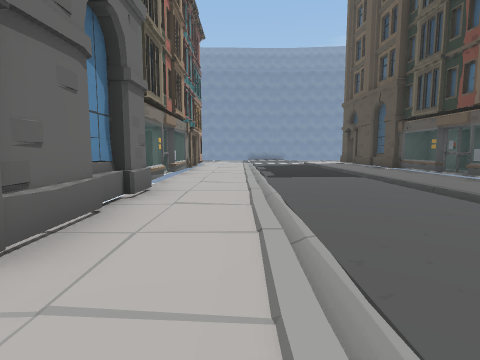
View 1 (above)

24 first-person views from a walk through a scene from a Unity 3-D project. The camera is 1.4 m above the floor, tilts 6° down and sees 80° across. The floor is counted in squares, 2 m on a side. Each view is taken from the middle of a square. On the plan, view 1 faces up. The plan holds only what a view shows up to about 10 squares ahead; the rest is blank. The place goes on beyond the plan. The player character is not drawn. Some surface patterns are stand-ins.

View 2
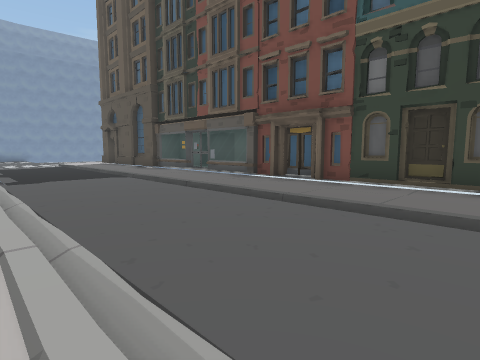

View 3
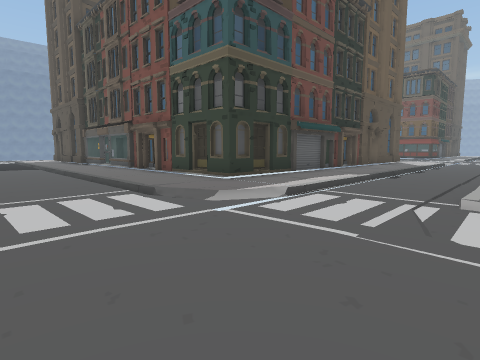

View 4
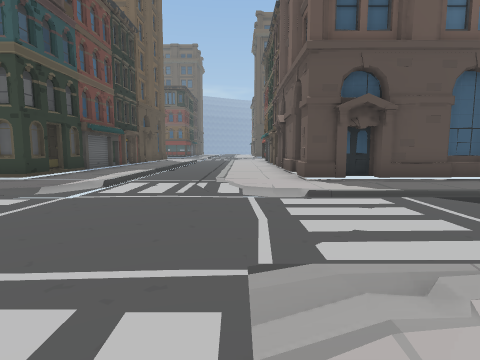

View 5
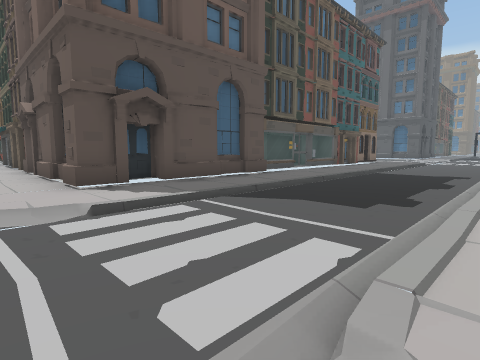

View 6
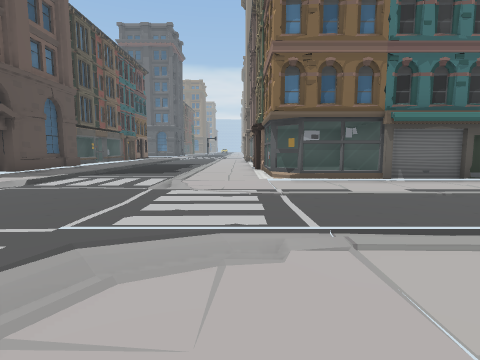

View 7
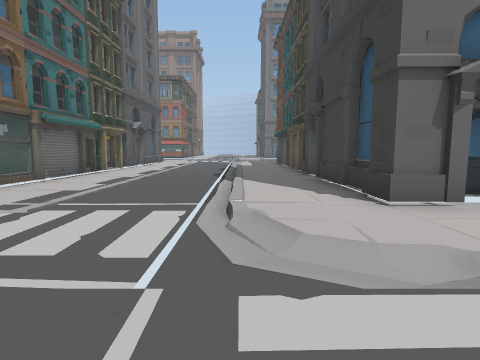

View 8
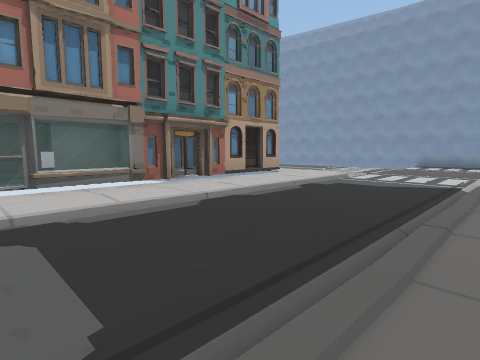

View 9
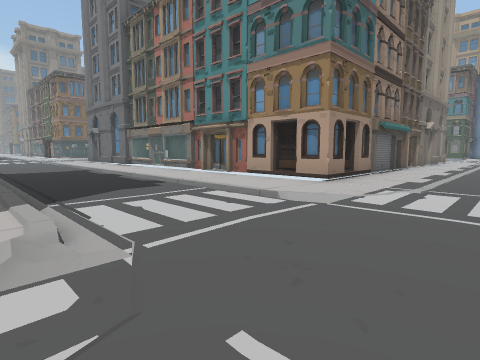

View 10
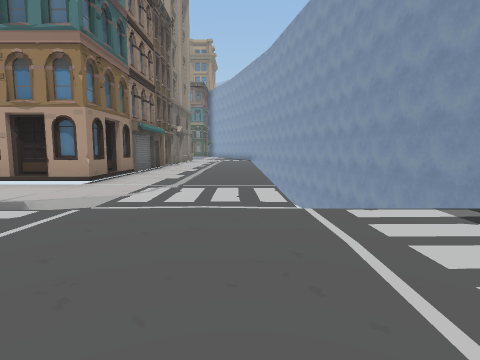

View 11
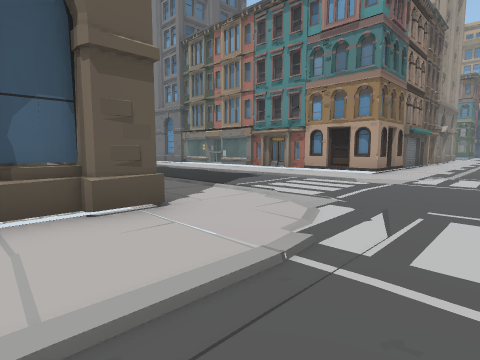

View 12
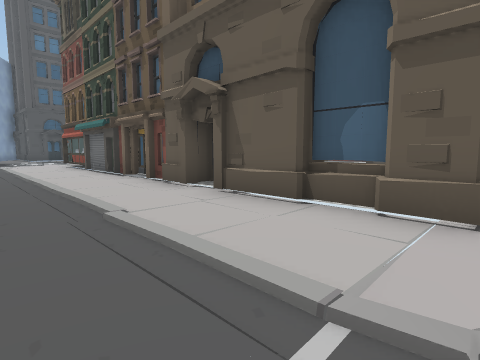

View 13
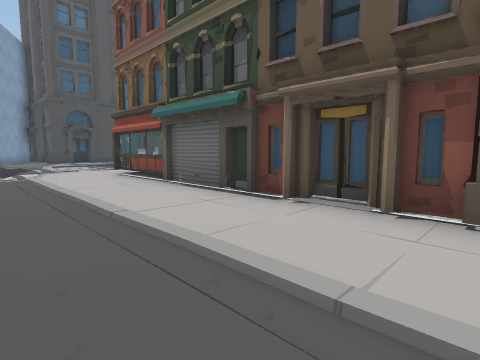

View 14
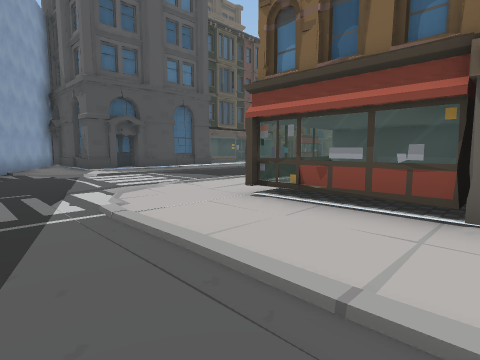

View 15
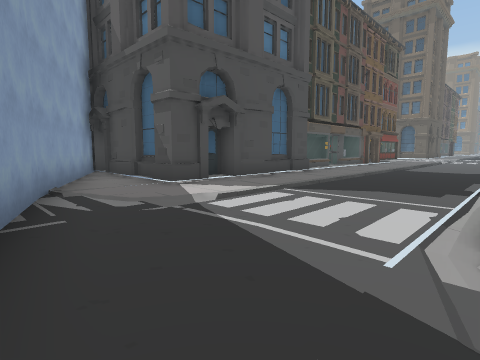

View 16
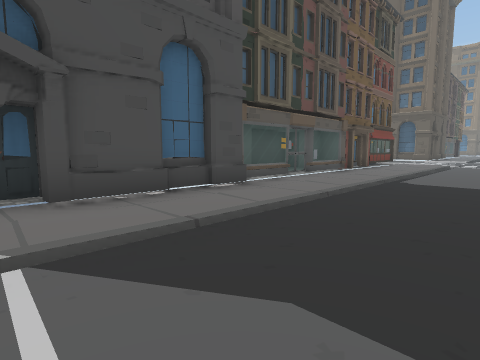

View 17
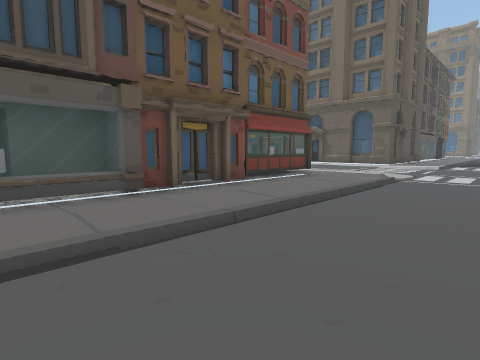

View 18
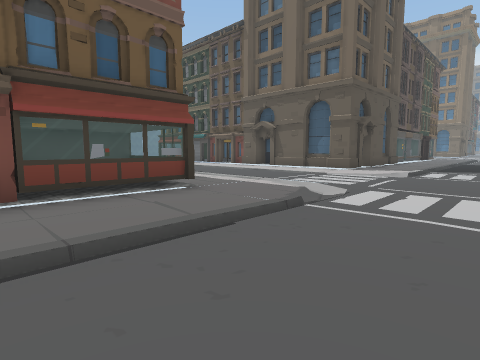

View 19
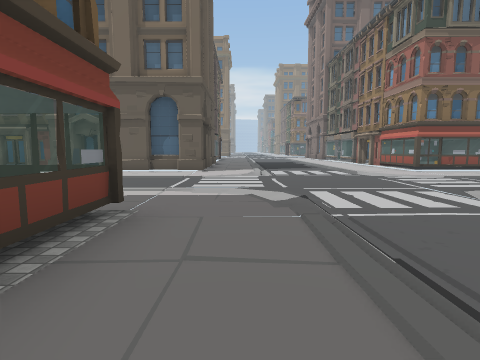

View 20
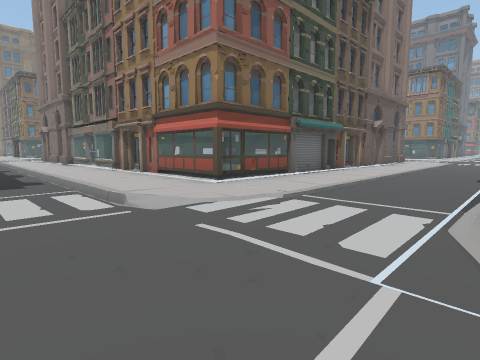

View 21
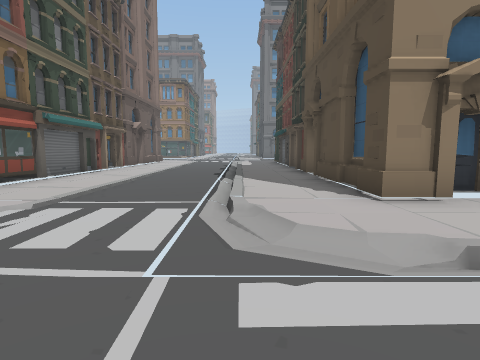

View 22
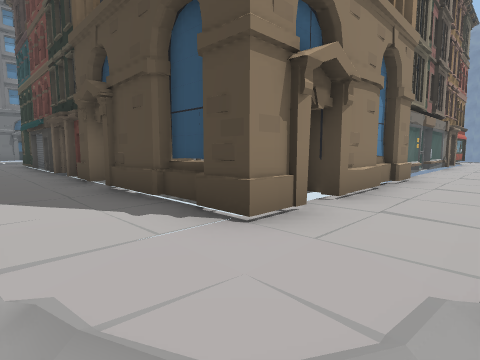

View 23
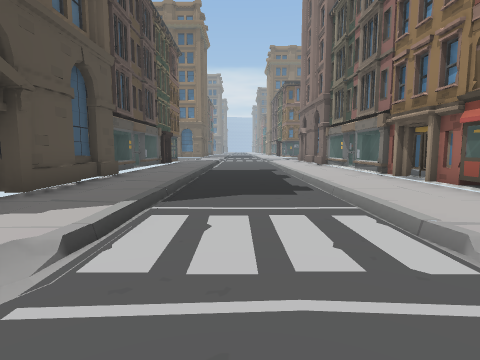

View 24
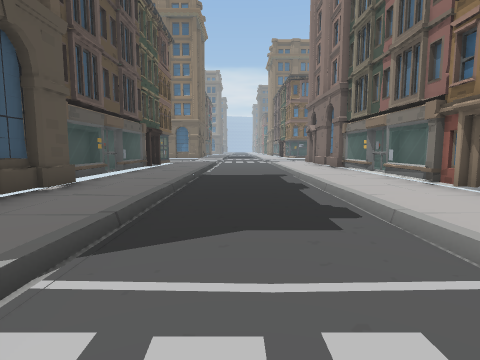

### Floor plan
Key: @ floor where view 1 was taken; # wall or solid block; . main floor; : floor 0.25 m higher than the main floor; + floor 0.5 m higher than the main floor; / step, stairs or slope; = window, fence, low wall or low ledge; O other object.
Columns run from 8 left of view 1 to 28 right of it. Each row starts with its distance up from view 1.
 21         #.
 20          ..
 19          ..
 18   ............................ ###
 17 .................................##
 16 ......../......           ../../...#
 15  #O##.../....####.#O#O#O==#./../.###
 14     ###  ...  ##  #   ##++=  ../ ##
 13       #  ... O            =  ../ #
 12          ... O          ##   ../ #
 11       #  ...                 ../ #
 10      ##  ...  ##         ##  ... ##
  9      #=  ... .=#         #=  ../ =#
  8      ##  ... .##         ##  ../ =#
  7       =  .....##          =  ../ /#
  6       =  ... .=           =  ../ =#
  5       #  ... .#           #  ../ ##
  4       #  ...  #           #  ../ .#
  3       O  ... .O           O  ../.O#
  2       O  ... .#           O  ../ .O #
  1      ##  ... .#         ###  ../ .= #
  0  O####O.@.....####OO######O..../..==O
 -1       ../.../.            ../../..
 -2       .//...//            .//...//
 -3 ............/../..../......./........
 -4 .....................................
 -5  ..............           ......//
 -6   .............           ...../..
 -7  O##==# ....  O####O##O##==..../ OO##
 -8    ##:=  ...  ##        #+=  ../  ##
 -9     ###  ...  #         ###  ../ .#
-10          ...  #           #  ... .#
-11          ...  O           O  ../ O#
-12          ...  =          #=  ../ .=
-13          ...  =          #=  ../ .=
-14          ...             ##  ../  ##
-15          ...             #=  ...  =#
-16          ...             #=  ...  =

Positions as (right, up) in squares from view 1, and headings:
1: (0, 0), facing up
2: (0, 0), facing up-right
3: (1, -5), facing up-right
4: (-1, -5), facing right
5: (0, -5), facing down-right
6: (-1, 0), facing down
7: (2, -2), facing left
8: (4, 7), facing up-left
9: (4, 18), facing down-left
10: (4, 18), facing left
11: (7, 18), facing down-left
12: (5, 18), facing down-right
13: (10, 18), facing down-right
14: (15, 18), facing down-right
15: (20, 18), facing down-right
16: (21, 14), facing down-right
17: (21, 7), facing down-right
18: (21, 3), facing down-right
19: (24, 3), facing down
20: (22, -2), facing down-left
21: (22, -2), facing left
22: (20, -2), facing up-left
23: (22, -4), facing down
24: (22, -6), facing down
